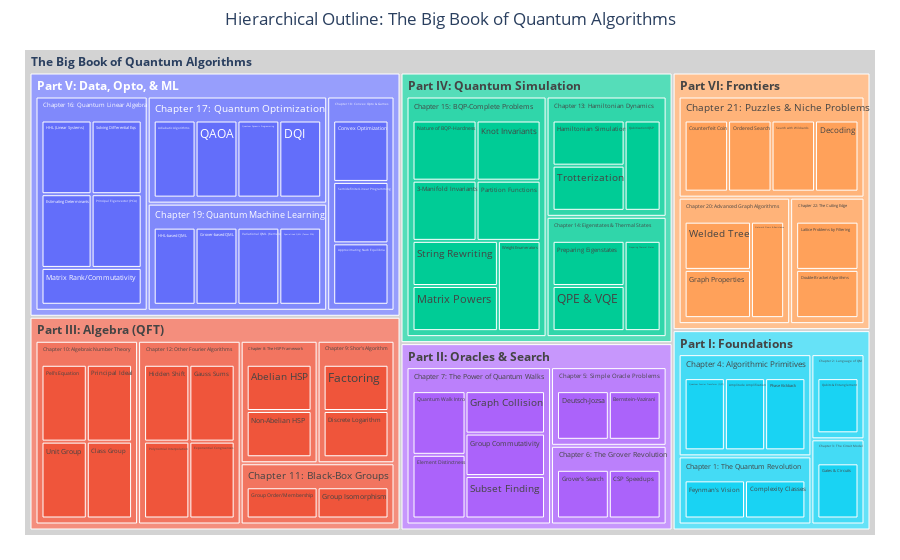

The cell this chart's notebook holds for it:
### Markdown cell above
# Tree

### Code cell
import plotly.graph_objects as go

# Define the hierarchical structure of the book content
# Each item has a unique ID, a display label, and a parent ID.
# The root's parent is an empty string "".

ids = [
    # Root
    "root",

    # --- Part I: Foundations ---
    "part-i", "chapter-1", "chapter-2", "chapter-3", "chapter-4",
    "topic-feynman", "topic-complexity", "topic-qubits", "topic-gates",
    "topic-primitives-qft", "topic-primitives-aa", "topic-primitives-pk",

    # --- Part II: Oracles & Search ---
    "part-ii", "chapter-5", "chapter-6", "chapter-7",
    "algo-dj", "algo-bv", "algo-grover", "algo-csp-grover",
    "topic-qwalks", "algo-ed-collision", "algo-graph-collision",
    "algo-group-commutativity", "algo-subset-finding",

    # --- Part III: Fourier Transform & Algebra ---
    "part-iii", "chapter-8", "chapter-9", "chapter-10", "chapter-11", "chapter-12",
    "topic-hsp-abelian", "topic-hsp-nonabelian", "algo-factoring", "algo-discrete-log",
    "algo-pells", "algo-principal-ideal", "algo-unit-group", "algo-class-group",
    "algo-group-order", "algo-group-iso", "algo-hidden-shift", "algo-gauss-sums",
    "algo-poly-interp", "algo-exp-congruences",

    # --- Part IV: Simulation ---
    "part-iv", "chapter-13", "chapter-14", "chapter-15",
    "algo-ham-sim", "topic-trotter", "topic-qsp", "algo-eigenstates",
    "topic-qpe-vqe", "algo-thermal-states", "topic-bqp-complete", "algo-knots",
    "algo-3-manifolds", "algo-partition-funcs", "algo-string-rewriting",
    "algo-matrix-powers", "algo-weight-enumerators",

    # --- Part V: Data, Opto, & ML ---
    "part-v", "chapter-16", "chapter-17", "chapter-18", "chapter-19",
    "algo-hhl", "algo-diff-eq", "algo-determinants", "algo-pca", "algo-matrix-rank-comm",
    "algo-adiabatic", "algo-qaoa", "algo-qdp", "algo-dqi", "algo-convex-opto",
    "algo-sdp-lp", "algo-nash", "topic-qml-hhl", "topic-qml-grover",
"topic-qml-variational", "topic-qml-specialized",

    # --- Part VI: Frontiers ---
    "part-vi", "chapter-20", "chapter-21", "chapter-22",
    "algo-welded-tree", "algo-graph-props", "algo-network-flows-resistance",
    "algo-counterfeit-coin", "algo-ordered-search", "algo-wildcards", "algo-decoding",
    "algo-lattice-filtering", "algo-double-bracket"
]

labels = [
    # Root
    "<b>The Big Book of Quantum Algorithms</b>",

    # --- Part I: Foundations ---
    "<b>Part I: Foundations</b>", "Chapter 1: The Quantum Revolution", "Chapter 2: Language of QM", "Chapter 3: The Circuit Model", "Chapter 4: Algorithmic Primitives",
    "Feynman's Vision", "Complexity Classes", "Qubits & Entanglement", "Gates & Circuits",
    "Quantum Fourier Transform (QFT)", "Amplitude Amplification", "Phase Kickback",

    # --- Part II: Oracles & Search ---
    "<b>Part II: Oracles & Search</b>", "Chapter 5: Simple Oracle Problems", "Chapter 6: The Grover Revolution", "Chapter 7: The Power of Quantum Walks",
    "Deutsch-Jozsa", "Bernstein-Vazirani", "Grover's Search", "CSP Speedups",
    "Quantum Walk Intro", "Element Distinctness", "Graph Collision",
    "Group Commutativity", "Subset Finding",

    # --- Part III: Fourier Transform & Algebra ---
    "<b>Part III: Algebra (QFT)</b>", "Chapter 8: The HSP Framework", "Chapter 9: Shor's Algorithm", "Chapter 10: Algebraic Number Theory", "Chapter 11: Black-Box Groups", "Chapter 12: Other Fourier Algorithms",
    "Abelian HSP", "Non-Abelian HSP", "Factoring", "Discrete Logarithm",
    "Pell's Equation", "Principal Ideal", "Unit Group", "Class Group",
    "Group Order/Membership", "Group Isomorphism", "Hidden Shift", "Gauss Sums",
    "Polynomial Interpolation", "Exponential Congruences",

    # --- Part IV: Simulation ---
    "<b>Part IV: Quantum Simulation</b>", "Chapter 13: Hamiltonian Dynamics", "Chapter 14: Eigenstates & Thermal States", "Chapter 15: BQP-Complete Problems",
    "Hamiltonian Simulation", "Trotterization", "Qubitization/QSP", "Preparing Eigenstates",
    "QPE & VQE", "Preparing Thermal States", "Nature of BQP-Hardness", "Knot Invariants",
    "3-Manifold Invariants", "Partition Functions", "String Rewriting",
    "Matrix Powers", "Weight Enumerators",

    # --- Part V: Data, Opto, & ML ---
    "<b>Part V: Data, Opto, & ML</b>", "Chapter 16: Quantum Linear Algebra", "Chapter 17: Quantum Optimization", "Chapter 18: Convex Opto & Games", "Chapter 19: Quantum Machine Learning",
    "HHL (Linear Systems)", "Solving Differential Eqs", "Estimating Determinants", "Principal Eigenvector (PCA)", "Matrix Rank/Commutativity",
    "Adiabatic Algorithms", "QAOA", "Quantum Dynamic Programming", "DQI", "Convex Optimization",
    "Semidefinite/Linear Programming", "Approximating Nash Equilibria", "HHL-based QML", "Grover-based QML",
    "Variational QML (Kernels)", "Specialized QML (Tensor PCA)",

    # --- Part VI: Frontiers ---
    "<b>Part VI: Frontiers</b>", "Chapter 20: Advanced Graph Algorithms", "Chapter 21: Puzzles & Niche Problems", "Chapter 22: The Cutting Edge",
    "Welded Tree", "Graph Properties", "Network Flows & Resistance",
    "Counterfeit Coin", "Ordered Search", "Search with Wildcards", "Decoding",
    "Lattice Problems by Filtering", "Double-Bracket Algorithms"
]

parents = [
    # Root
    "",

    # --- Part I: Foundations ---
    "root", "part-i", "part-i", "part-i", "part-i",
    "chapter-1", "chapter-1", "chapter-2", "chapter-3",
    "chapter-4", "chapter-4", "chapter-4",

    # --- Part II: Oracles & Search ---
    "root", "part-ii", "part-ii", "part-ii",
    "chapter-5", "chapter-5", "chapter-6", "chapter-6",
    "chapter-7", "chapter-7", "chapter-7", "chapter-7", "chapter-7",

    # --- Part III: Fourier Transform & Algebra ---
    "root", "part-iii", "part-iii", "part-iii", "part-iii", "part-iii",
    "chapter-8", "chapter-8", "chapter-9", "chapter-9",
    "chapter-10", "chapter-10", "chapter-10", "chapter-10",
    "chapter-11", "chapter-11", "chapter-12", "chapter-12", "chapter-12", "chapter-12",

    # --- Part IV: Simulation ---
    "root", "part-iv", "part-iv", "part-iv",
    "chapter-13", "chapter-13", "chapter-13", "chapter-14",
    "chapter-14", "chapter-14", "chapter-15", "chapter-15", "chapter-15", "chapter-15",
    "chapter-15", "chapter-15", "chapter-15",

    # --- Part V: Data, Opto, & ML ---
    "root", "part-v", "part-v", "part-v", "part-v",
    "chapter-16", "chapter-16", "chapter-16", "chapter-16", "chapter-16",
    "chapter-17", "chapter-17", "chapter-17", "chapter-17", "chapter-18",
    "chapter-18", "chapter-18", "chapter-19", "chapter-19", "chapter-19", "chapter-19",

    # --- Part VI: Frontiers ---
    "root", "part-vi", "part-vi", "part-vi",
    "chapter-20", "chapter-20", "chapter-20",
    "chapter-21", "chapter-21", "chapter-21", "chapter-21",
    "chapter-22", "chapter-22"
]

# Create the figure
fig = go.Figure(go.Treemap(
    ids=ids,
    labels=labels,
    parents=parents,
    root_color="lightgrey"
))

# Update layout for a better view
fig.update_layout(
    title_text="Hierarchical Outline: The Big Book of Quantum Algorithms",
    title_x=0.5,
    margin=dict(t=50, l=25, r=25, b=25)
)

# Show the interactive plot
fig.show()

### Figure 1 — Plotly figure (JSON) as saved in the notebook; plotly's stock layout.template omitted (floating-point values rounded to 4 significant figures)
{"data": [{"ids": ["root", "part-i", "chapter-1", "chapter-2", "chapter-3", "chapter-4", "topic-feynman", "topic-complexity", "topic-qubits", "topic-gates", "topic-primitives-qft", "topic-primitives-aa", "topic-primitives-pk", "part-ii", "chapter-5", "chapter-6", "chapter-7", "algo-dj", "algo-bv", "algo-grover", "algo-csp-grover", "topic-qwalks", "algo-ed-collision", "algo-graph-collision", "algo-group-commutativity", "algo-subset-finding", "part-iii", "chapter-8", "chapter-9", "chapter-10", "chapter-11", "chapter-12", "topic-hsp-abelian", "topic-hsp-nonabelian", "algo-factoring", "algo-discrete-log", "algo-pells", "algo-principal-ideal", "algo-unit-group", "algo-class-group", "algo-group-order", "algo-group-iso", "algo-hidden-shift", "algo-gauss-sums", "algo-poly-interp", "algo-exp-congruences", "part-iv", "chapter-13", "chapter-14", "chapter-15", "algo-ham-sim", "topic-trotter", "topic-qsp", "algo-eigenstates", "topic-qpe-vqe", "algo-thermal-states", "topic-bqp-complete", "algo-knots", "algo-3-manifolds", "algo-partition-funcs", "algo-string-rewriting", "algo-matrix-powers", "algo-weight-enumerators", "part-v", "chapter-16", "chapter-17", "chapter-18", "chapter-19", "algo-hhl", "algo-diff-eq", "algo-determinants", "algo-pca", "algo-matrix-rank-comm", "algo-adiabatic", "algo-qaoa", "algo-qdp", "algo-dqi", "algo-convex-opto", "algo-sdp-lp", "algo-nash", "topic-qml-hhl", "topic-qml-grover", "topic-qml-variational", "topic-qml-specialized", "part-vi", "chapter-20", "chapter-21", "chapter-22", "algo-welded-tree", "algo-graph-props", "algo-network-flows-resistance", "algo-counterfeit-coin", "algo-ordered-search", "algo-wildcards", "algo-decoding", "algo-lattice-filtering", "algo-double-bracket"], "labels": ["<b>The Big Book of Quantum Algorithms</b>", "<b>Part I: Foundations</b>", "Chapter 1: The Quantum Revolution", "Chapter 2: Language of QM", "Chapter 3: The Circuit Model", "Chapter 4: Algorithmic Primitives", "Feynman's Vision", "Complexity Classes", "Qubits & Entanglement", "Gates & Circuits", "Quantum Fourier Transform (QFT)", "Amplitude Amplification", "Phase Kickback", "<b>Part II: Oracles & Search</b>", "Chapter 5: Simple Oracle Problems", "Chapter 6: The Grover Revolution", "Chapter 7: The Power of Quantum Walks", "Deutsch-Jozsa", "Bernstein-Vazirani", "Grover's Search", "CSP Speedups", "Quantum Walk Intro", "Element Distinctness", "Graph Collision", "Group Commutativity", "Subset Finding", "<b>Part III: Algebra (QFT)</b>", "Chapter 8: The HSP Framework", "Chapter 9: Shor's Algorithm", "Chapter 10: Algebraic Number Theory", "Chapter 11: Black-Box Groups", "Chapter 12: Other Fourier Algorithms", "Abelian HSP", "Non-Abelian HSP", "Factoring", "Discrete Logarithm", "Pell's Equation", "Principal Ideal", "Unit Group", "Class Group", "Group Order/Membership", "Group Isomorphism", "Hidden Shift", "Gauss Sums", "Polynomial Interpolation", "Exponential Congruences", "<b>Part IV: Quantum Simulation</b>", "Chapter 13: Hamiltonian Dynamics", "Chapter 14: Eigenstates & Thermal States", "Chapter 15: BQP-Complete Problems", "Hamiltonian Simulation", "Trotterization", "Qubitization/QSP", "Preparing Eigenstates", "QPE & VQE", "Preparing Thermal States", "Nature of BQP-Hardness", "Knot Invariants", "3-Manifold Invariants", "Partition Functions", "String Rewriting", "Matrix Powers", "Weight Enumerators", "<b>Part V: Data, Opto, & ML</b>", "Chapter 16: Quantum Linear Algebra", "Chapter 17: Quantum Optimization", "Chapter 18: Convex Opto & Games", "Chapter 19: Quantum Machine Learning", "HHL (Linear Systems)", "Solving Differential Eqs", "Estimating Determinants", "Principal Eigenvector (PCA)", "Matrix Rank/Commutativity", "Adiabatic Algorithms", "QAOA", "Quantum Dynamic Programming", "DQI", "Convex Optimization", "Semidefinite/Linear Programming", "Approximating Nash Equilibria", "HHL-based QML", "Grover-based QML", "Variational QML (Kernels)", "Specialized QML (Tensor PCA)", "<b>Part VI: Frontiers</b>", "Chapter 20: Advanced Graph Algorithms", "Chapter 21: Puzzles & Niche Problems", "Chapter 22: The Cutting Edge", "Welded Tree", "Graph Properties", "Network Flows & Resistance", "Counterfeit Coin", "Ordered Search", "Search with Wildcards", "Decoding", "Lattice Problems by Filtering", "Double-Bracket Algorithms"], "parents": ["", "root", "part-i", "part-i", "part-i", "part-i", "chapter-1", "chapter-1", "chapter-2", "chapter-3", "chapter-4", "chapter-4", "chapter-4", "root", "part-ii", "part-ii", "part-ii", "chapter-5", "chapter-5", "chapter-6", "chapter-6", "chapter-7", "chapter-7", "chapter-7", "chapter-7", "chapter-7", "root", "part-iii", "part-iii", "part-iii", "part-iii", "part-iii", "chapter-8", "chapter-8", "chapter-9", "chapter-9", "chapter-10", "chapter-10", "chapter-10", "chapter-10", "chapter-11", "chapter-11", "chapter-12", "chapter-12", "chapter-12", "chapter-12", "root", "part-iv", "part-iv", "part-iv", "chapter-13", "chapter-13", "chapter-13", "chapter-14", "chapter-14", "chapter-14", "chapter-15", "chapter-15", "chapter-15", "chapter-15", "chapter-15", "chapter-15", "chapter-15", "root", "part-v", "part-v", "part-v", "part-v", "chapter-16", "chapter-16", "chapter-16", "chapter-16", "chapter-16", "chapter-17", "chapter-17", "chapter-17", "chapter-17", "chapter-18", "chapter-18", "chapter-18", "chapter-19", "chapter-19", "chapter-19", "chapter-19", "root", "part-vi", "part-vi", "part-vi", "chapter-20", "chapter-20", "chapter-20", "chapter-21", "chapter-21", "chapter-21", "chapter-21", "chapter-22", "chapter-22"], "root": {"color": "lightgrey"}, "type": "treemap"}], "layout": {"margin": {"b": 25, "l": 25, "r": 25, "t": 50}, "title": {"text": "Hierarchical Outline: The Big Book of Quantum Algorithms", "x": 0.5}}}
